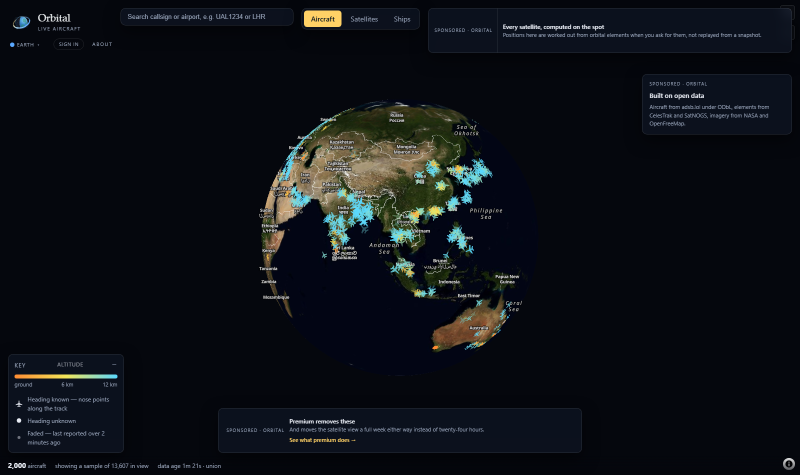
#> input picture docs/report/figures/_app.png, 1600 x 950 px (shown at 1/2 size)
$ python fig_ui.py
#> lines starting #> are read from the running program, lines starting #| are printed output that depends on the picture
### docs/report/figures_style.py
"""Shared drawing furniture for the report's figures.

Every figure in Chapters 4 and 5 is drawn here rather than in a diagramming
tool, for the same reason the rest of this report is generated: a figure that
is drawn by hand goes stale silently the moment the thing it describes moves,
and nobody notices until a marker does. These are rebuilt by one command.

**The report was deliberately black and white** - the README says so, and the
reason was that it is meant to be presented in ten to fifteen minutes rather
than read at length. The figures are the exception, on Phone's instruction:
a nine-box architecture diagram in greyscale asks the reader to hold the
legend in their head, and colour is doing real work there rather than
decorating.

One palette across every figure and both deliverables, so a colour means the
same thing on slide 9 as it does on page 31.
"""

from __future__ import annotations

import matplotlib
matplotlib.use("Agg")

import matplotlib.patheffects as pe
from matplotlib import font_manager
from matplotlib.patches import FancyArrowPatch, FancyBboxPatch

# The three tracked object types keep the colours the application itself uses,
# so a reader who has seen the map recognises them in the diagram.
AIRCRAFT = "#F59E0B"   # amber, the altitude ramp's mid-point
SATELLITE = "#06B6D4"  # cyan, the LEO shell
SHIP = "#10B981"       # green, the vessel layer

BACKEND = "#6366F1"    # indigo
FRONTEND = "#8B5CF6"   # violet
STORE = "#EC4899"      # pink, anything that persists
EXTERNAL = "#64748B"   # slate, everything outside our boundary
ACCENT = "#F43F5E"     # rose, for the one thing worth looking at
OK = "#22C55E"

INK = "#0F172A"
MUTED = "#475569"
LINE = "#CBD5E1"
PAPER = "#FFFFFF"

# Word renders at 96 dpi; 200 keeps the text crisp when a full-width figure is
# scaled down into a 6.3 inch column, and keeps the files small enough to sit
# in git without argument.
DPI = 200

FAMILY = "DejaVu Sans"
_available = {f.name for f in font_manager.fontManager.ttflist}
for _candidate in ("Aptos", "Segoe UI", "Calibri", "DejaVu Sans"):
    if _candidate in _available:
        FAMILY = _candidate
        break


def apply_base_style() -> None:
    matplotlib.rcParams.update({
        "font.family": FAMILY,
        "font.size": 9,
        "text.color": INK,
        "figure.facecolor": PAPER,
        "savefig.facecolor": PAPER,
        "savefig.bbox": "tight",
        "savefig.pad_inches": 0.12,
    })


# [65 lines left out: functions blank_axes, box, _tint, arrow, not called in this run]


def caption(ax, text, *, y=-2.0, size=7.4):
    ax.text(50, y, text, ha="center", va="top", fontsize=size, color=MUTED,
            style="italic")


# [10 lines left out: function legend, not called in this run]

### docs/report/fig_ui.py
"""Figure 5.6 - user interface design, annotated on the running system.

**A screenshot rather than a wireframe, deliberately.** A wireframe of a
finished product is a drawing of something that already exists, and it is
drawn by the same people who would be marked on whether the real thing looks
like it. This is `orbital-liveview.vercel.app` captured headlessly at
1600 x 950 while the deployment was live, so the aircraft count, the data age
and the feed name in the status bar are the real ones at the moment of capture.

The numbers are placed by hand against that capture. **If the screenshot is
retaken at a different size the callouts must be re-checked**, which is why the
capture size is pinned here rather than left to whatever window was open.
"""

import sys, pathlib
sys.path.insert(0, str(pathlib.Path(__file__).parent))

import matplotlib.pyplot as plt
from matplotlib.patches import Circle, FancyBboxPatch, Rectangle
from figures_style import (
    ACCENT, AIRCRAFT, BACKEND, DPI, FRONTEND, INK, MUTED, OK, SATELLITE, SHIP,
    STORE, apply_base_style, _tint,
)

HERE = pathlib.Path(__file__).parent
SHOT = HERE / "figures" / "_app.png"
if not SHOT.exists():
    raise SystemExit(f"capture missing: {SHOT}\nRun the headless capture first.")

apply_base_style()
image = plt.imread(SHOT)
#> image is the input picture: shape (950, 1600, 3) float32; mean R, G, B 0.0542, 0.0668, 0.0875
IH, IW = image.shape[0], image.shape[1]
#> IH = 950; IW = 1600

fig = plt.figure(figsize=(10.8, 8.5))
ax = fig.add_axes([0.02, 0.305, 0.96, 0.675])
ax.imshow(image)
ax.set_xlim(0, IW)
ax.set_ylim(IH, 0)
ax.axis("off")
ax.add_patch(Rectangle((0, 0), IW - 1, IH - 1, fill=False, edgecolor="#94A3B8",
                       linewidth=1.2))

# (number, x, y, w, h, colour) in the capture's own pixels.
REGIONS = [
    (1, 30, 12, 150, 60, FRONTEND),
    # These two sit directly under the brand, so their badges go below the
    # box: on the corner they covered the very label they point at.
    (2, 14, 78, 68, 22, SATELLITE, "below"),
    (3, 112, 78, 118, 22, STORE, "below"),
    (4, 238, 12, 352, 44, FRONTEND),
    (5, 600, 14, 246, 42, AIRCRAFT),
    (6, 852, 6, 736, 96, ACCENT),
    (7, 14, 704, 240, 198, OK),
    (8, 432, 812, 740, 96, ACCENT),
    (9, 8, 920, 480, 26, BACKEND),
    (10, 1520, 916, 68, 32, MUTED),
]

for region in REGIONS:
    number, x, y, w, h, colour = region[:6]
    where = region[6] if len(region) > 6 else "above"
    ax.add_patch(FancyBboxPatch(
        (x, y), w, h, boxstyle="round,pad=0,rounding_size=6",
        linewidth=2.0, edgecolor=colour, facecolor="none", zorder=5))
    # The badge sits just outside the top-left corner, so it never covers the
    # thing it is pointing at.
    bx, by = (x + 6, y + h + 15) if where == "below" else (x + 6, y - 2)
    ax.add_patch(Circle((bx, by), 15, facecolor=colour, edgecolor="#FFFFFF",
                        linewidth=1.6, zorder=6))
    ax.text(bx, by, str(number), ha="center", va="center", fontsize=8.0,
            fontweight="bold", color="#FFFFFF", zorder=7)

# ---- the key ------------------------------------------------------------
key = fig.add_axes([0.02, 0.012, 0.96, 0.275])
key.set_xlim(0, 100)
key.set_ylim(0, 100)
key.axis("off")

ENTRIES = [
    (1, "Brand and current world", "Says which body the map is showing. 'LIVE AIRCRAFT' is the imagery label, derived rather than written.", FRONTEND),
    (2, "World chooser", "Opens to the right. Earth, the Moon and the eight planets, each with its own imagery and zoom ceiling.", SATELLITE),
    (3, "Account and about", "Sign-in and the project page. Placed under the brand so the corner is one column, not four floating controls.", STORE),
    (4, "Search", "Callsign, registration or airport code. Answers from the store, so it finds only what is currently tracked.", FRONTEND),
    (5, "Layer switch", "Aircraft, satellites or ships. One layer at a time: three at once is 40,000 markers and no legible map.", AIRCRAFT),
    (6, "Advertisement slot", "Shown to anonymous and free accounts; removed by the premium tier. The revenue model, visible in the product.", ACCENT),
    (7, "Altitude key", "The colour ramp and what the marker shapes mean. Collapsible, because it is reference rather than control.", OK),
    (8, "Upgrade prompt", "States what premium changes in concrete terms — a full week of history instead of twenty-four hours.", ACCENT),
    (9, "Status bar", "Objects drawn, objects in view, data age and which feed answered. The honesty line: it reports sampling and staleness.", BACKEND),
    (10, "Attribution", "Imagery and data credits. Required by the licences, and it changes with the world on screen.", MUTED),
]

COL_X = [1.0, 51.0]
for index, (number, title, body, colour) in enumerate(ENTRIES):
    col, row = index % 2, index // 2
    x = COL_X[col]
    y = 92.0 - row * 18.5
    key.plot([x + 1.6], [y - 1.9], marker="o", markersize=13,
             markerfacecolor=colour, markeredgecolor="none", zorder=3)
    key.text(x + 1.6, y - 1.9, str(number), ha="center", va="center",
             fontsize=6.4, fontweight="bold", color="#FFFFFF", zorder=4)
    key.text(x + 4.6, y - 0.4, title, ha="left", va="top", fontsize=7.8,
             fontweight="bold", color=INK)
    key.text(x + 4.6, y - 5.0, body, ha="left", va="top", fontsize=6.9,
             color=MUTED, linespacing=1.55, wrap=False)

out = HERE / "figures" / "5-6-ui-design.png"
fig.savefig(out, dpi=DPI)
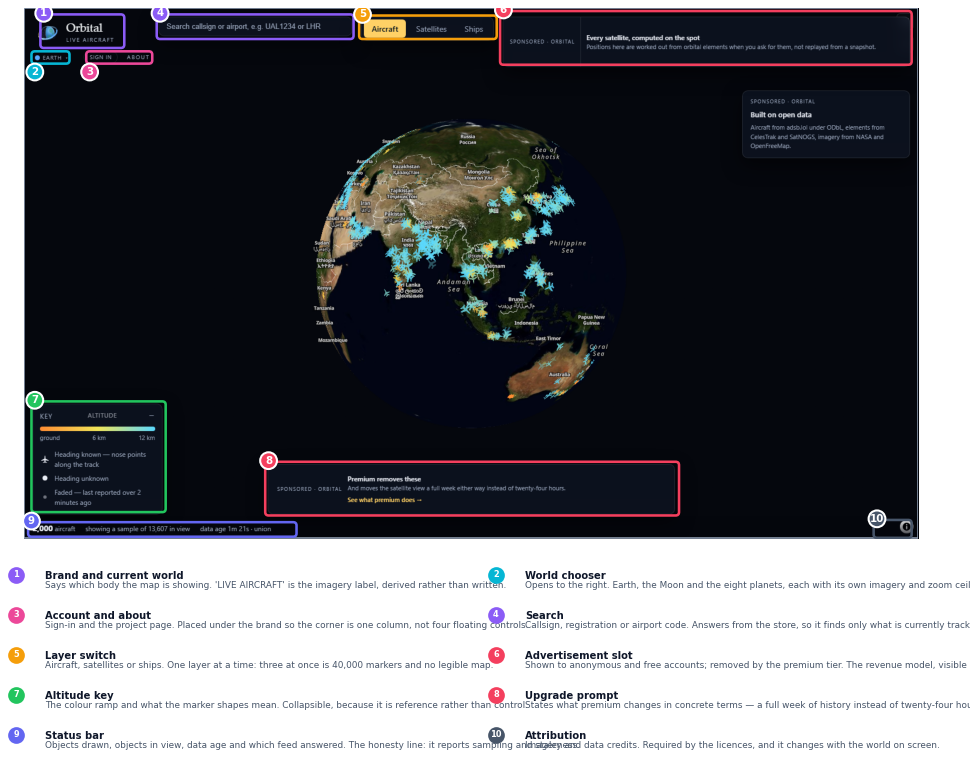
#> figure drawn by matplotlib, 2 panels
print("wrote", out, out.stat().st_size, "bytes")
